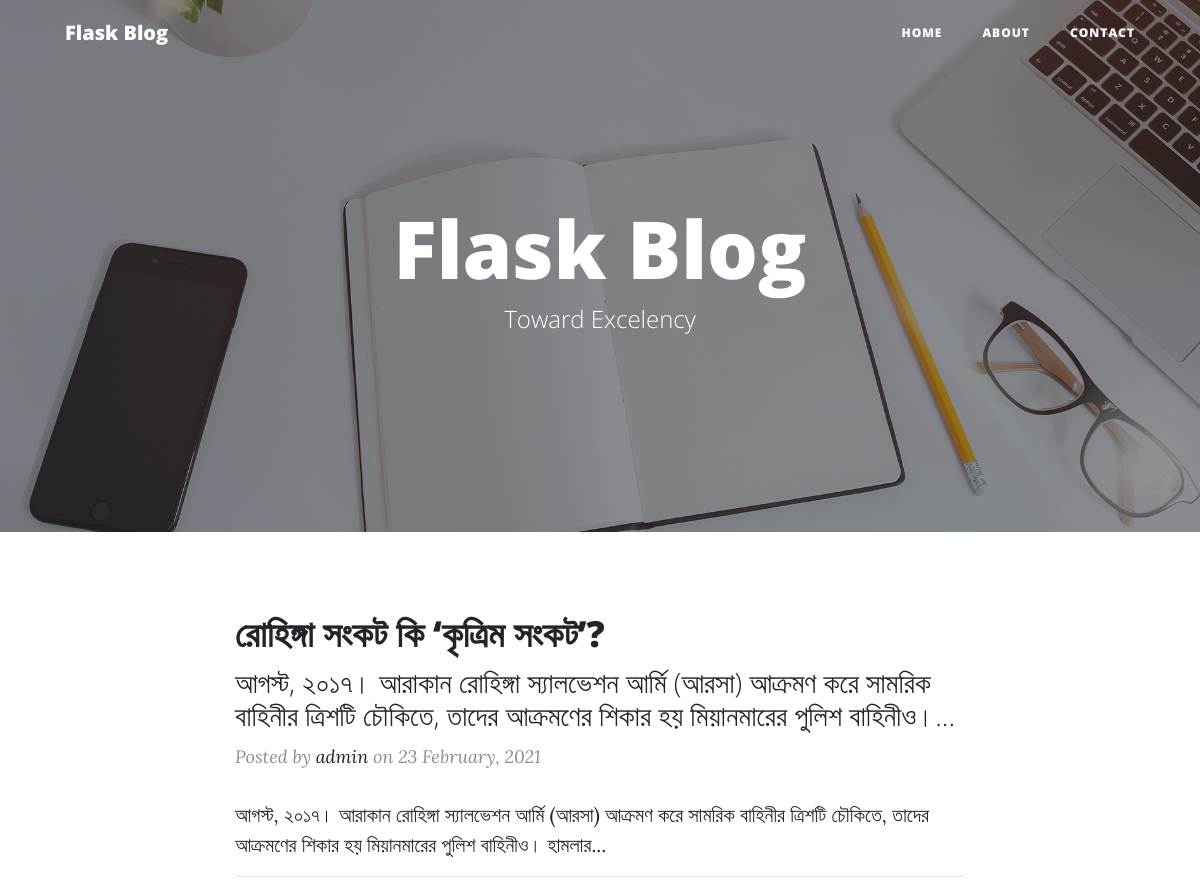
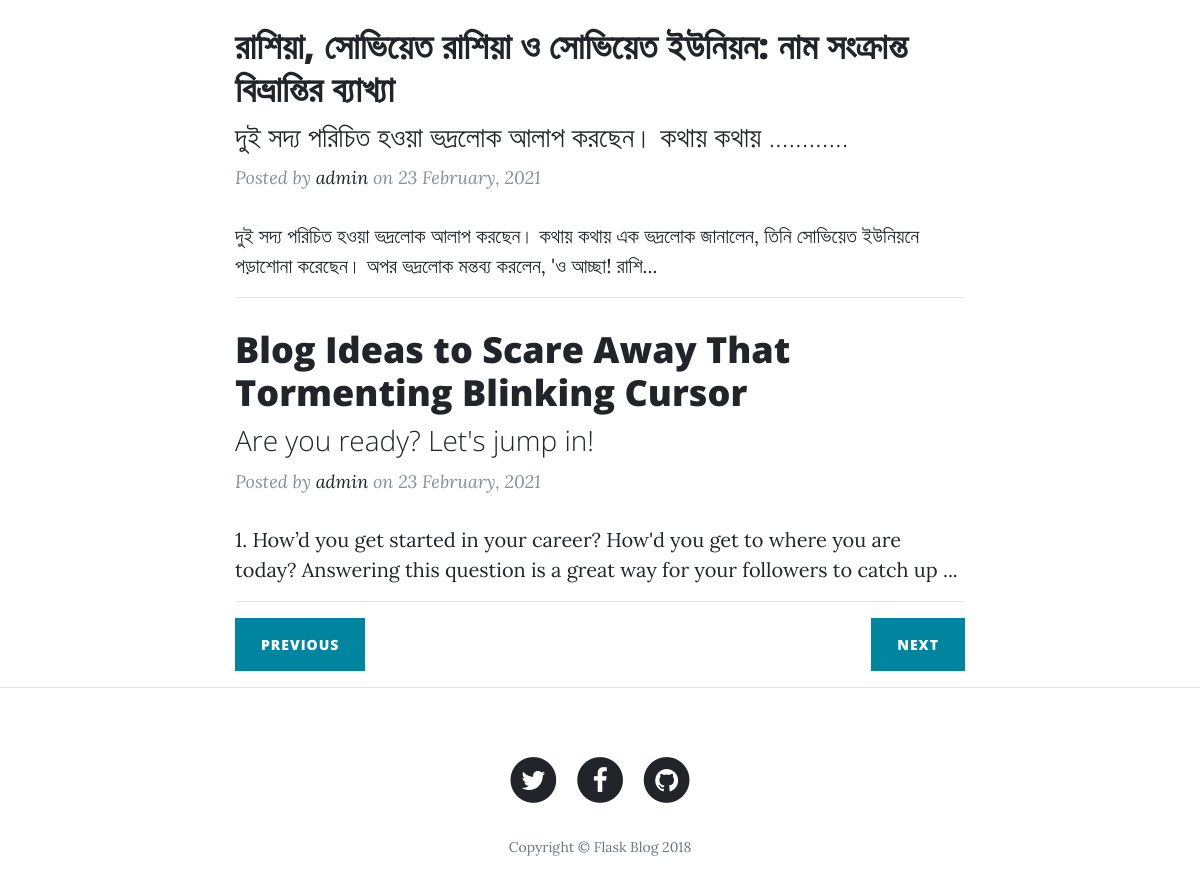
The page / on the database its author committed (2 pictures, top to bottom).
### flaskblog.py (models this page shows, shortened)
class Post(db.Model):
    sl = db.Column(db.Integer, primary_key=True)
    title = db.Column(db.String(120), nullable=False)
    slug = db.Column(db.String(21), nullable=False)
    content = db.Column(db.String(120), nullable=False)
    date = db.Column(db.String(50), nullable=True,default= datetime.utcnow().strftime("%d %B, %Y"))
    img_file = db.Column(db.String(60), nullable=True)

### flaskblog.py (the view)
@app.route('/')
def home():
    posts = Post.query.filter_by().all()[::-1]
    total_page = math.ceil(len(posts)/params['no_of_posts'])
    page = request.args.get('page')   # args.get() returns int type
    if not str(page).isnumeric():
        page = 1
    page = int(page)
    posts = posts[(page-1)*int(params['no_of_posts']):(page-1)*int(params['no_of_posts'])+ int(params['no_of_posts'])]
    if page==1:
        prev = "/?page=" + str(page)
        next = "/?page="+ str(page+1)
    elif page== total_page:
        prev = "/?page=" + str(page - 1)
        next = "/?page=" + str(page)
    else:
        prev = "/?page=" + str(page - 1)
        next = "/?page=" + str(page + 1)
    return render_template('index.html', params=params, posts=posts,prev=prev,next=next)

### templates/index.html (shortened to what this page needs)
{% extends "layout.html" %}
{% block body %}
    <header class="masthead" style="background-image: url('{{ url_for('static', filename='img/home-bg.jpg') }}')">
      <div class="overlay"></div>
      <div class="container">
        <div class="row">
          <div class="col-lg-8 col-md-10 mx-auto">
            <div class="site-heading">
              <h1>{{params['websitename']}}</h1>
              <span class="subheading">{{params['tag_line']}}</span>
            </div>
          </div>
        </div>
      </div>
    </header>
    <div class="container">
      <div class="row">
        <div class="col-lg-8 col-md-10 mx-auto">
      {% for post in posts %}
          <div class="post-preview">
            <a href="/post/{{post.sl}}">
              <h2 class="post-title">{{ post.title }}
              </h2>
              <h3 class="post-subtitle">
                {{post.slug}}
              </h3>
            </a>
            <p class="post-meta">Posted by
              <a href="#">admin</a>
              on {{post.date}}</p>
          </div>
          {{post.content[0:150]}}...
          <hr>
    {% endfor %}
          <div class="clearfix">
            <a class="btn btn-primary float-left" href="{{ prev }}">Previous</a>
            <a class="btn btn-primary float-right" href="{{ next }}">Next</a>
          </div>
        </div>
      </div>
    </div>
    {% endblock %}

### templates/layout.html (shortened to what this page needs)
<!DOCTYPE html>
<html lang="en">
  <head>
    <link href="{{ url_for('static', filename='vendor/bootstrap/css/bootstrap.min.css') }}" rel="stylesheet">
    <link href="{{ url_for('static', filename='vendor/font-awesome/css/font-awesome.min.css') }}" rel="stylesheet" type="text/css">
    <link href="{{ url_for('static', filename='css/clean-blog.min.css') }}" rel="stylesheet">
  </head>
  <body>
    <nav class="navbar navbar-expand-lg navbar-light fixed-top" id="mainNav">
      <div class="container">
        <a class="navbar-brand" href="/">{{ params['websitename'] }}</a>
        <div class="collapse navbar-collapse" id="navbarResponsive">
          <ul class="navbar-nav ml-auto">
            <li class="nav-item">
              <a class="nav-link" href="/">Home</a>
            </li>
            <li class="nav-item">
              <a class="nav-link" href="/about">About</a>
            </li>
            <li class="nav-item">
              <a class="nav-link" href="/contact">Contact</a>
            </li>
          </ul>
        </div>
      </div>
    </nav>
{% block body %} {% endblock %}
 <hr>
    <footer>
      <div class="container">
        <div class="row">
          <div class="col-lg-8 col-md-10 mx-auto">
            <ul class="list-inline text-center">
              <li class="list-inline-item">
                <a href="{{params['tw_url']}}" target="_blank">
                  <span class="fa-stack fa-lg">
                    <i class="fa fa-circle fa-stack-2x"></i>
                    <i class="fa fa-twitter fa-stack-1x fa-inverse"></i>
                  </span>
                </a>
              </li>
              <li class="list-inline-item">
                <a href="{{params['fb_url']}}" target="_blank">
                  <span class="fa-stack fa-lg">
                    <i class="fa fa-circle fa-stack-2x"></i>
                    <i class="fa fa-facebook fa-stack-1x fa-inverse"></i>
                  </span>
                </a>
              </li>
              <li class="list-inline-item">
                <a href="{{params['github_url']}}" target="_blank">
                  <span class="fa-stack fa-lg">
                    <i class="fa fa-circle fa-stack-2x"></i>
                    <i class="fa fa-github fa-stack-1x fa-inverse"></i>
                  </span>
                </a>
              </li>
            </ul>
            <p class="copyright text-muted">Copyright &copy; {{ params['websitename']}} 2018</p>
          </div>
        </div>
      </div>
    </footer>
  </body>
</html>

### rows shown on the page
Post: title "রোহিঙ্গা সংকট কি ‘কৃত্রিম সংকট’?", slug "আগস্ট, ২০১৭। আরাকান রোহিঙ্গা স্যালভেশন আর্মি (আরসা) আক্রমণ করে সামরিক বাহিনীর ত্রিশটি চৌকিতে, তাদের আক্রমণের শিকার হয় মিয়ানমারের পুলিশ বাহিনীও।...", date "23 February, 2021", content "আগস্ট, ২০১৭। আরাকান রোহিঙ্গা স্যালভেশন আর্মি (আরসা) আক্রমণ করে সামরিক বাহিনীর ত্রিশটি চৌকিতে, তাদের আক্রমণের শিকার হয় মিয়ানমারের পুলিশ বাহিনীও। হামলার"
Post: title "রাশিয়া, সোভিয়েত রাশিয়া ও সোভিয়েত ইউনিয়ন: নাম সংক্রান্ত বিভ্রান্তির ব্যাখ্যা", slug "দুই সদ্য পরিচিত হওয়া ভদ্রলোক আলাপ করছেন। কথায় কথায় ............", date "23 February, 2021", content "দুই সদ্য পরিচিত হওয়া ভদ্রলোক আলাপ করছেন। কথায় কথায় এক ভদ্রলোক জানালেন, তিনি সোভিয়েত ইউনিয়নে পড়াশোনা করেছেন। অপর ভদ্রলোক মন্তব্য করলেন, 'ও আচ্ছা! রাশি"
Post: title "Blog Ideas to Scare Away That Tormenting Blinking Cursor", slug "Are you ready? Let's jump in!", date "23 February, 2021", content "1. How’d you get started in your career? How'd you get to where you are today? Answering this question is a great way for your followers to catch up"

### other values the page prints
{{ params['websitename'] }} "Flask Blog"
{{ params['tag_line'] }} "Toward Excelency"
